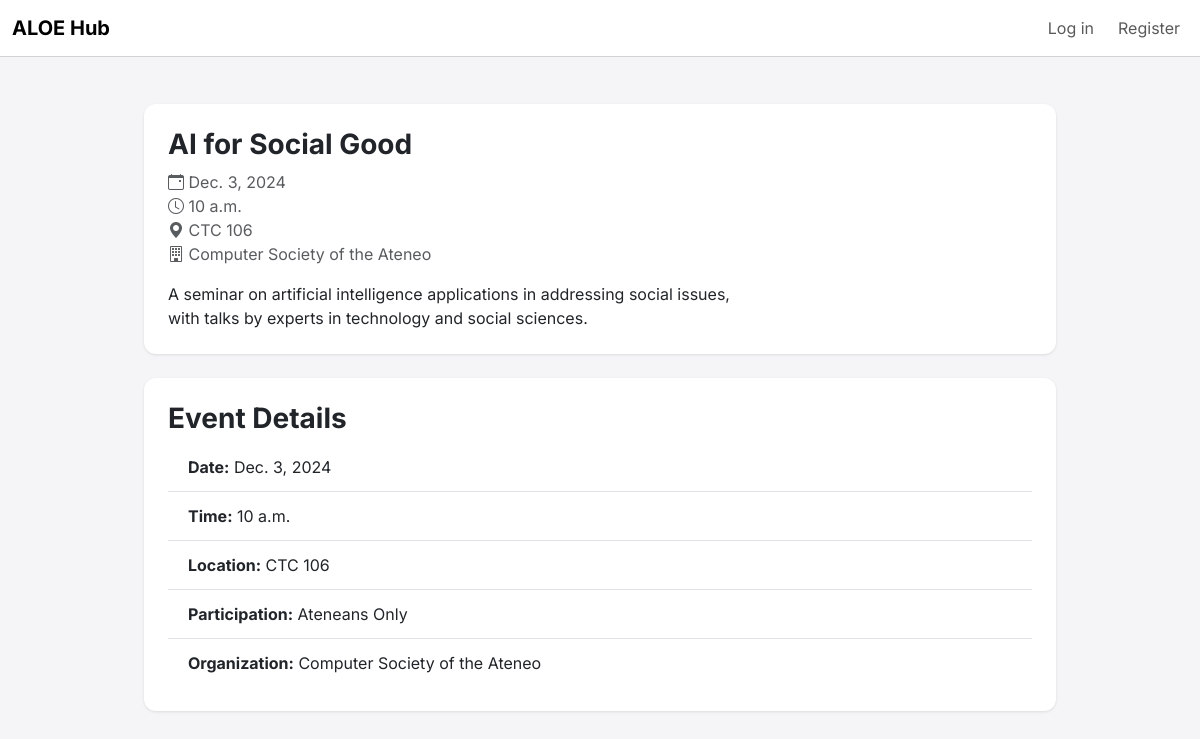
/events/4/, run on the app's committed database.
### events/models.py (models this page shows, shortened)
class Event(models.Model):
    PARTICIPATION_CHOICES = [
        ('everyone', 'Everyone'),
        ('members', 'Members Only'),
        ('ateneans', 'Ateneans Only'),
    ]
    title = models.CharField(max_length=200)
    description = models.TextField()
    date = models.DateField()
    time = models.TimeField()
    location = models.CharField(max_length=200)
    participation = models.CharField(max_length=10, choices=PARTICIPATION_CHOICES, default='everyone')
    favorited_by = models.ManyToManyField(User, related_name='favorited_events', blank=True)
    organized_by = models.ForeignKey(
        'organizations.Organization',
        on_delete=models.SET_NULL,
        null=True,
        blank=True,
        related_name='organized_events'
    )
    created_at = models.DateTimeField(auto_now_add=True)
    updated_at = models.DateTimeField(auto_now=True)

### organizations/models.py (models this page shows, shortened)
class Organization(models.Model):
    COA = 'COA'
    LIONS = 'LIONS'
    OTHER = 'OTHER'
    CATEGORY_CHOICES = [
        (COA, 'COA'),
        (LIONS, 'LIONS'),
        (OTHER, 'Other'),
    ]
    org_code = models.CharField(max_length=10, unique=True)
    name = models.CharField(max_length=200)
    description = models.TextField()
    category = models.CharField(
        max_length=10,
        choices=CATEGORY_CHOICES,
        default=OTHER,
    )
    created_at = models.DateTimeField(auto_now_add=True)
    updated_at = models.DateTimeField(auto_now=True)

### events/views.py (the view)
# urls.py: path('<int:event_id>/', views.event_detail, name='event-detail'),
def event_detail(request, event_id):
    event = get_object_or_404(Event, id=event_id)
    return render(request, 'events/event_detail.html', {'event': event})

### templates/events/event_detail.html (shortened to what this page needs)
{% extends 'base.html' %}
{% block content %}
<div class="container mt-5">
    <div class="card mb-4">
        <div class="card-body">
            <div class="row">
                <div class="col-md-8">
                    <h2 class="card-title">{{ event.title }}</h2>
                    <p class="card-text text-muted">
                        <i class="bi bi-calendar-event"></i> {{ event.date }}<br>
                        <i class="bi bi-clock"></i> {{ event.time }}<br>
                        <i class="bi bi-geo-alt-fill"></i> {{ event.location }}<br>
                        <i class="bi bi-building"></i> {{ event.organized_by.name }}
                    </p>
                    <p class="card-text">{{ event.description }}</p>
                </div>
                <div class="col-md-4 text-end">
                </div>
            </div>
        </div>
    </div>
    <div class="card mb-4">
        <div class="card-body">
            <h4 class="card-title">Event Details</h4>
            <ul class="list-group list-group-flush">
                <li class="list-group-item"><strong>Date:</strong> {{ event.date }}</li>
                <li class="list-group-item"><strong>Time:</strong> {{ event.time }}</li>
                <li class="list-group-item"><strong>Location:</strong> {{ event.location }}</li>
                <li class="list-group-item"><strong>Participation:</strong> {{ event.get_participation_display }}</li>
                <li class="list-group-item"><strong>Organization:</strong> {{ event.organized_by.name }}</li>
            </ul>
        </div>
    </div>
</div>
{% endblock %}

### static/css/styles.css (style rules this page uses)
body { font-family: 'Inter', sans-serif; background-color: #f5f5f7; color: #1d1d1f; padding-top: 56px; }
.card { border: none; border-radius: 12px; box-shadow: 0 1px 3px rgba(0, 0, 0, 0.1); }
.card-body { padding: 1.5rem; }
.container { max-width: 960px; }
.card-title { font-size: 1.75rem; font-weight: 700; }
.card-text { font-size: 1rem; line-height: 1.5; }
.list-group-item { font-size: 1rem; padding: 0.75rem 1.25rem; }

### templates/base.html (style rules this page uses)
body { font-family: 'Inter', sans-serif; }

### data on the page
Event: title "AI for Social Good", date "Dec. 3, 2024", time "10 a.m.", location "CTC 106", organized_by.name "Computer Society of the Ateneo", description "A seminar on artificial intelligence applications in addressing social issues, with talks by experts in technology and social sciences.", participation "Ateneans Only"
